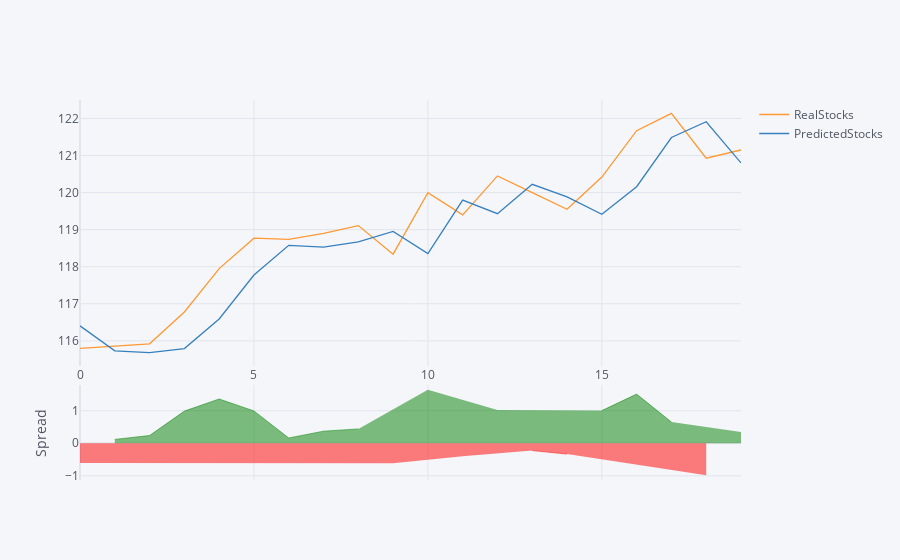

Write notebook code for a chart like this one.
### Code cell
Data[['RealStocks','PredictedStocks']].iplot(kind='spread')

### Figure 1 — Plotly figure (JSON) as saved in the notebook; plotly's stock layout.template omitted (floating-point values rounded to 4 significant figures)
{"data": [{"line": {"color": "rgba(255, 153, 51, 1.0)", "dash": "solid", "shape": "linear", "width": 1.3}, "mode": "lines", "name": "RealStocks", "text": "", "type": "scatter", "x": [0, 1, 2, 3, 4, 5, 6, 7, 8, 9, 10, 11, 12, 13, 14, 15, 16, 17, 18, 19], "y": [115.8, 115.8, 115.9, 116.8, 117.9, 118.8, 118.7, 118.9, 119.1, 118.3, 120, 119.4, 120.4, 120, 119.6, 120.4, 121.7, 122.1, 120.9, 121.2]}, {"line": {"color": "rgba(55, 128, 191, 1.0)", "dash": "solid", "shape": "linear", "width": 1.3}, "mode": "lines", "name": "PredictedStocks", "text": "", "type": "scatter", "x": [0, 1, 2, 3, 4, 5, 6, 7, 8, 9, 10, 11, 12, 13, 14, 15, 16, 17, 18, 19], "y": [116.4, 115.7, 115.7, 115.8, 116.6, 117.8, 118.6, 118.5, 118.7, 119.0, 118.4, 119.8, 119.4, 120.2, 119.9, 119.4, 120.2, 121.5, 121.9, 120.8]}, {"connectgaps": false, "fill": "tozeroy", "line": {"color": "green", "dash": "solid", "shape": "linear", "width": 0.5}, "mode": "lines", "name": "Spread", "showlegend": false, "type": "scatter", "x": [0, 1, 2, 3, 4, 5, 6, 7, 8, 9, 10, 11, 12, 13, 14, 15, 16, 17, 18, 19], "xaxis": "x2", "y": ["", 0.1194, 0.2389, 0.9879, 1.36, 0.9928, 0.163, 0.3718, 0.4409, "", 1.644, "", 1.02, "", "", 1.003, 1.51, 0.6528, "", 0.3487], "yaxis": "y2"}, {"connectgaps": false, "fill": "tozeroy", "line": {"color": "red", "dash": "solid", "shape": "linear", "width": 0.5}, "mode": "lines", "name": "Spread", "showlegend": false, "type": "scatter", "x": [0, 1, 2, 3, 4, 5, 6, 7, 8, 9, 10, 11, 12, 13, 14, 15, 16, 17, 18, 19], "xaxis": "x2", "y": [-0.6053, "", "", "", "", "", "", "", "", -0.6121, "", -0.3986, "", -0.2251, -0.3328, "", "", "", -0.9821, ""], "yaxis": "y2"}], "layout": {"hovermode": "x", "legend": {"bgcolor": "#F5F6F9", "font": {"color": "#4D5663"}}, "paper_bgcolor": "#F5F6F9", "plot_bgcolor": "#F5F6F9", "title": {"font": {"color": "#4D5663"}}, "xaxis": {"gridcolor": "#E1E5ED", "showgrid": true, "tickfont": {"color": "#4D5663"}, "title": {"font": {"color": "#4D5663"}, "text": ""}, "zerolinecolor": "#E1E5ED"}, "xaxis2": {"anchor": "y2", "gridcolor": "#E1E5ED", "showgrid": true, "showticklabels": false, "tickfont": {"color": "#4D5663"}, "title": {"font": {"color": "#4D5663"}, "text": ""}, "zerolinecolor": "#E1E5ED"}, "yaxis": {"domain": [0.3, 1], "gridcolor": "#E1E5ED", "showgrid": true, "tickfont": {"color": "#4D5663"}, "title": {"font": {"color": "#4D5663"}, "text": ""}, "zerolinecolor": "#E1E5ED"}, "yaxis2": {"domain": [0, 0.25], "gridcolor": "#E1E5ED", "showgrid": true, "tickfont": {"color": "#4D5663"}, "title": {"font": {"color": "#4D5663"}, "text": "Spread"}, "zerolinecolor": "#E1E5ED"}}}
